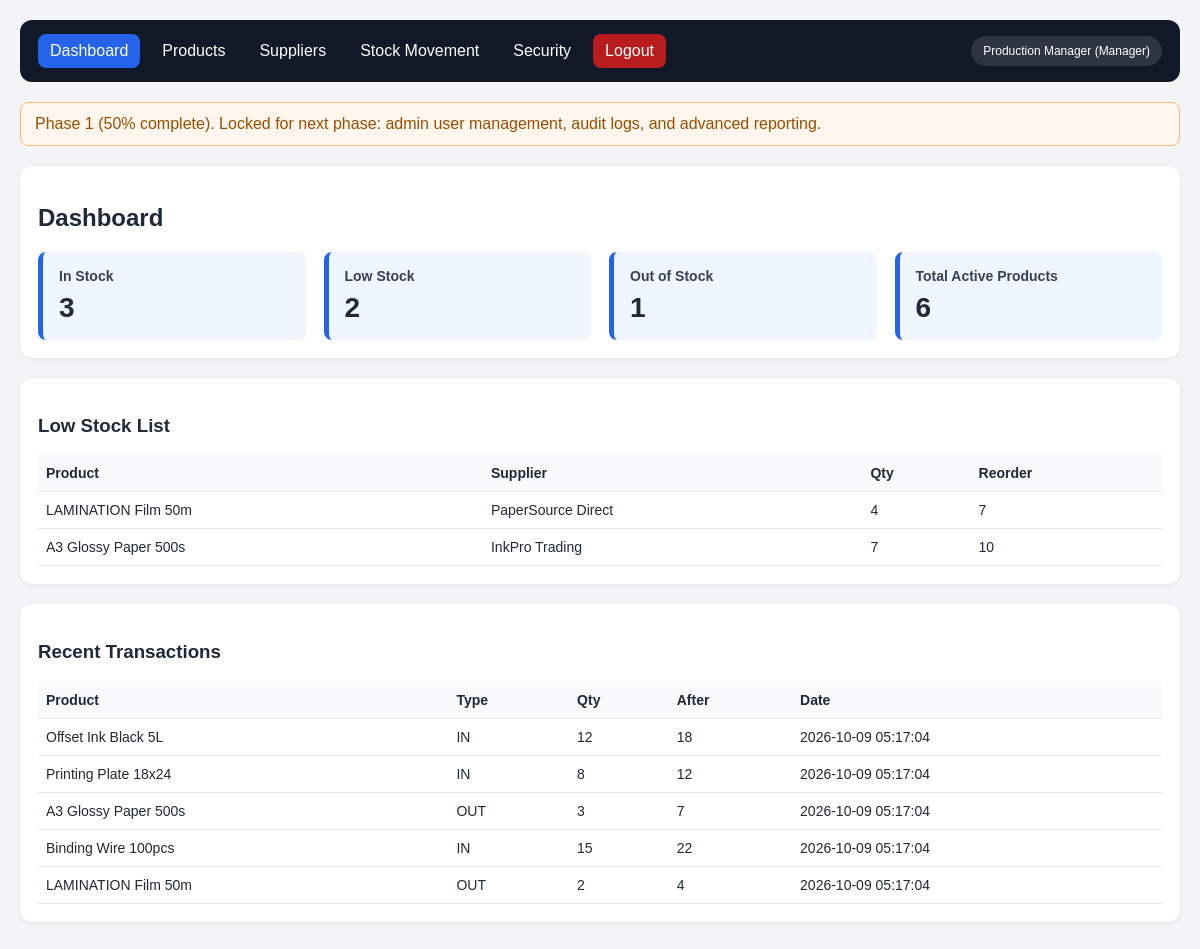
/ (signed in), run on the app's committed database.
### tables this page shows
CREATE TABLE PRODUCTS (
    id INT AUTO_INCREMENT PRIMARY KEY,
    supplier_id INT NOT NULL,
    name VARCHAR(150) NOT NULL,
    sku VARCHAR(100) NOT NULL UNIQUE,
    quantity INT NOT NULL DEFAULT 0,
    reorder_level INT NOT NULL DEFAULT 5,
    is_active TINYINT(1) NOT NULL DEFAULT 1,
    created_at TIMESTAMP DEFAULT CURRENT_TIMESTAMP,
    CONSTRAINT fk_products_supplier FOREIGN KEY (supplier_id) REFERENCES SUPPLIERS(id)
);

CREATE TABLE SUPPLIERS (
    id INT AUTO_INCREMENT PRIMARY KEY,
    name VARCHAR(150) NOT NULL,
    contact_person VARCHAR(100) DEFAULT NULL,
    phone VARCHAR(30) DEFAULT NULL,
    email VARCHAR(100) DEFAULT NULL,
    is_active TINYINT(1) NOT NULL DEFAULT 1,
    created_at TIMESTAMP DEFAULT CURRENT_TIMESTAMP
);

CREATE TABLE TRANSACTION_HISTORY (
    id INT AUTO_INCREMENT PRIMARY KEY,
    product_id INT NOT NULL,
    type ENUM('IN', 'OUT') NOT NULL,
    quantity INT NOT NULL,
    before_quantity INT NOT NULL,
    after_quantity INT NOT NULL,
    notes VARCHAR(255) DEFAULT NULL,
    user_id INT NOT NULL,
    created_at TIMESTAMP DEFAULT CURRENT_TIMESTAMP,
    CONSTRAINT fk_history_product FOREIGN KEY (product_id) REFERENCES PRODUCTS(id),
    CONSTRAINT fk_history_user FOREIGN KEY (user_id) REFERENCES USERS(id)
);

### index.php (the view, shortened to what this page needs)
<?php
require_once __DIR__ . '/functions.php';
$db = getDb();
$error = null;
$message = null;
$page = $_GET['page'] ?? 'dashboard';
if ($page === 'security') {
    $account = getUserById($db, (int) $_SESSION['user_id']);
    $twoFactorEnabled = $account && (int) $account['totp_enabled'] === 1;
    $content = '<div class="card"><h2>Account security</h2>';
    if ($message) { $content .= '<div class="alert success">' . e($message) . '</div>'; }
    if ($error) { $content .= '<div class="alert error">' . e($error) . '</div>'; }
    $content .= '<p>Two-factor authentication is optional. Turn it on for this account here; repeat these steps with each demo account you want to protect.</p>';
    if ($twoFactorEnabled) {
        $content .= '<p>Two-factor authentication is <strong>enabled</strong> for this account.</p>';
        $content .= '<h3>Turn off two-factor authentication</h3>';
        $content .= '<p class="muted">Confirm with your account password and a current authenticator code.</p>';
        $content .= '<form method="post">
            <input type="hidden" name="csrf_token" value="' . e(csrfToken()) . '">
            <div class="field"><label for="disable_password">Current password</label><input id="disable_password" type="password" name="current_password" required autocomplete="current-password"></div>
            <div class="field"><label for="disable_code">Authenticator code</label><input id="disable_code" type="text" name="totp_code" inputmode="numeric" pattern="[0-9]{6}" maxlength="6" required autocomplete="one-time-code"></div>
            <button type="submit" name="disable_totp" class="btn danger">Turn off 2FA</button>
        </form>';
    } elseif (!empty($_SESSION['totp_setup_secret'])) {
        $secret = (string) $_SESSION['totp_setup_secret'];
        $label = rawurlencode('CSE1 Inventory:' . $account['email']);
        $otpauthUri = 'otpauth://totp/' . $label . '?secret=' . rawurlencode($secret) . '&issuer=CSE1%20Inventory&algorithm=SHA1&digits=6&period=30';
        $content .= '<p>Scan this QR code with your authenticator app. Keep it private; anyone who scans it can generate sign-in codes for your account.</p>
            <div id="totp-qr" class="qr-code" role="img" aria-label="Authenticator setup QR code" data-qr-value="' . e($otpauthUri) . '"></div>
            <p class="muted">If you cannot scan the QR code, choose manual setup in your authenticator app and enter these details:</p>
            <ul><li>Account: ' . e($account['email']) . '</li><li>Setup key: <code>' . e($secret) . '</code></li><li>Type: time-based (TOTP)</li></ul>
            <p id="totp-qr-error" class="alert error" hidden>The QR code could not be displayed. Use the setup key above instead.</p>
            <form method="post">
                <input type="hidden" name="csrf_token" value="' . e(csrfToken()) . '">
                <div class="field"><label for="setup_code">Verify setup with an authenticator code</label><input id="setup_code" type="text" name="totp_code" inputmode="numeric" pattern="[0-9]{6}" maxlength="6" required autocomplete="one-time-code"></div>
                <button type="submit" name="confirm_totp_setup" class="btn">Verify and enable 2FA</button>
            </form>
            <script src="assets/vendor/qrcode.js"></script>
            <script src="assets/vendor/qrcode_UTF8.js"></script>
            <script>
                (function () {
                    var target = document.getElementById("totp-qr");
                    var fallback = document.getElementById("totp-qr-error");
                    try {
                        var qr = qrcode(0, "M");
                        qr.addData(target.getAttribute("data-qr-value"), "Byte");
                        qr.make();
                        target.innerHTML = qr.createSvgTag(5, 4);
                    } catch (error) {
                        fallback.hidden = false;
                    }
                }());
            </script>';
    } else {
        $content .= '<p>Two-factor authentication is <strong>off</strong> for this account.</p>';
        $content .= '<p>Use an authenticator app such as Google Authenticator, Microsoft Authenticator, or Authy. Setup requires your current password.</p>';
        $content .= '<form method="post">
            <input type="hidden" name="csrf_token" value="' . e(csrfToken()) . '">
            <div class="field"><label for="setup_password">Current password</label><input id="setup_password" type="password" name="current_password" required autocomplete="current-password"></div>
            <button type="submit" name="begin_totp_setup" class="btn">Enable 2FA for this account</button>
        </form>';
    }
    $content .= '</div>';
} else {
    $stats = getDashboardStats($db);
    $lowStock = getLowStockList($db);
    $latest = getRecentTransactions($db, 5);
    $content = '<div class="notice">Phase 1 (50% complete). Locked for next phase: admin user management, audit logs, and advanced reporting.</div>';
    $content .= '<div class="card"><h2>Dashboard</h2>';
    $content .= '<div class="grid two-col"><div class="stat"><h3>In Stock</h3><div class="value">' . $stats['in_stock'] . '</div></div><div class="stat"><h3>Low Stock</h3><div class="value">' . $stats['low_stock'] . '</div></div><div class="stat"><h3>Out of Stock</h3><div class="value">' . $stats['out_of_stock'] . '</div></div><div class="stat"><h3>Total Active Products</h3><div class="value">' . $stats['total'] . '</div></div></div></div>';
    $content .= '<div class="card"><h3>Low Stock List</h3><table><thead><tr><th>Product</th><th>Supplier</th><th>Qty</th><th>Reorder</th></tr></thead><tbody>';
    if (empty($lowStock)) {
        $content .= '<tr><td colspan="4" class="muted">No low-stock items.</td></tr>';
    } else {
        foreach ($lowStock as $row) {
            $content .= '<tr><td>' . e($row['name']) . '</td><td>' . e($row['supplier_name']) . '</td><td>' . (int) $row['quantity'] . '</td><td>' . (int) $row['reorder_level'] . '</td></tr>';
        }
    }
    $content .= '</tbody></table></div>';
    $content .= '<div class="card"><h3>Recent Transactions</h3><table><thead><tr><th>Product</th><th>Type</th><th>Qty</th><th>After</th><th>Date</th></tr></thead><tbody>';
    if (empty($latest)) {
        $content .= '<tr><td colspan="5" class="muted">No transactions yet.</td></tr>';
    } else {
        foreach ($latest as $row) {
            $content .= '<tr><td>' . e($row['product_name']) . '</td><td>' . e($row['type']) . '</td><td>' . (int) $row['quantity'] . '</td><td>' . (int) $row['after_quantity'] . '</td><td>' . e($row['created_at']) . '</td></tr>';
        }
    }
    $content .= '</tbody></table></div>';
}
$user = ['name' => $_SESSION['user_name'], 'role' => $_SESSION['user_role']];
echo renderLayout('Inventory System', $content, $page, $user);

### functions.php (shortened to what this page needs)
<?php
function e(string $value): string
{
    return htmlspecialchars($value ?? '', ENT_QUOTES, 'UTF-8');
}
function getDashboardStats(PDO $db): array
{
    $total = $db->query('SELECT COUNT(*) AS total FROM PRODUCTS WHERE is_active = 1')->fetch();
    $inStock = $db->query('SELECT COUNT(*) AS total FROM PRODUCTS WHERE is_active = 1 AND quantity > reorder_level')->fetch();
    $lowStock = $db->query('SELECT COUNT(*) AS total FROM PRODUCTS WHERE is_active = 1 AND quantity <= reorder_level AND quantity > 0')->fetch();
    $outOfStock = $db->query('SELECT COUNT(*) AS total FROM PRODUCTS WHERE is_active = 1 AND quantity = 0')->fetch();
    return [
        'total' => (int) ($total['total'] ?? 0),
        'in_stock' => (int) ($inStock['total'] ?? 0),
        'low_stock' => (int) ($lowStock['total'] ?? 0),
        'out_of_stock' => (int) ($outOfStock['total'] ?? 0),
    ];
}
function getLowStockList(PDO $db): array
{
    $stmt = $db->query(
        'SELECT p.id, p.name, p.quantity, p.reorder_level, s.name AS supplier_name ' .
        'FROM PRODUCTS p ' .
        'LEFT JOIN SUPPLIERS s ON s.id = p.supplier_id ' .
        'WHERE p.is_active = 1 AND p.quantity <= p.reorder_level AND p.quantity > 0 ' .
        'ORDER BY p.quantity ASC, p.name ASC LIMIT 10'
    );
    return $stmt->fetchAll();
}
function getRecentTransactions(PDO $db, int $limit = 8): array
{
    $stmt = $db->prepare(
        'SELECT th.*, p.name AS product_name, u.name AS user_name ' .
        'FROM TRANSACTION_HISTORY th ' .
        'LEFT JOIN PRODUCTS p ON p.id = th.product_id ' .
        'LEFT JOIN USERS u ON u.id = th.user_id ' .
        'ORDER BY th.created_at DESC LIMIT :limit'
    );
    $stmt->bindValue(':limit', $limit, PDO::PARAM_INT);
    $stmt->execute();
    return $stmt->fetchAll();
}
function renderNavbar(string $currentPage, array $user): string
{
    $nav = [
        'dashboard' => 'Dashboard',
        'products' => 'Products',
        'suppliers' => 'Suppliers',
        'stock' => 'Stock Movement',
        'security' => 'Security',
    ];
    $html = '<nav class="nav">';
    foreach ($nav as $page => $label) {
        $active = $currentPage === $page ? ' active' : '';
        $html .= '<a class="nav-item' . $active . '" href="index.php?page=' . $page . '">' . $label . '</a>';
    }
    $html .= '<a class="nav-item danger" href="index.php?logout=1">Logout</a>';
    $html .= '<span class="user-pill">' . e($user['name']) . ' (' . e($user['role']) . ')</span>';
    $html .= '</nav>';
    return $html;
}
function renderLayout(string $title, string $content, string $currentPage, array $user): string
{
    return '
    <!doctype html>
    <html lang="en">
    <head>
        <title>' . e($title) . '</title>
    </head>
    <body>
        <div class="container">
            ' . renderNavbar($currentPage, $user) . '
            ' . $content . '
        </div>
    </body>
    </html>';
}

### functions.php (style rules this page uses)
* { box-sizing: border-box; }
body { font-family: Arial, sans-serif; background: #f3f4f6; margin: 0; color: #1f2937; }
.container { max-width: 1200px; margin: 0 auto; padding: 20px; }
.nav { display: flex; flex-wrap: wrap; gap: 10px; padding: 14px 18px; background: #111827; color: white; border-radius: 12px; margin-bottom: 20px; }
.nav-item { color: white; text-decoration: none; padding: 8px 12px; border-radius: 8px; }
.nav-item.active { background: #2563eb; }
.nav-item.danger { background: #b91c1c; }
.user-pill { margin-left: auto; align-self: center; background: rgba(255,255,255,0.12); border-radius: 999px; padding: 8px 12px; font-size: 12px; }
.card { background: white; border-radius: 12px; box-shadow: 0 1px 5px rgba(0,0,0,0.08); padding: 18px; margin-bottom: 20px; }
.grid { display: grid; gap: 18px; }
.two-col { grid-template-columns: repeat(auto-fit, minmax(250px, 1fr)); }
.stat { background: #eff6ff; border-left: 5px solid #2563eb; padding: 16px; border-radius: 8px; }
.stat h3 { margin: 0 0 8px; font-size: 14px; color: #374151; }
.stat .value { font-size: 28px; font-weight: bold; }
.notice { background: #fff7ed; border: 1px solid #fdba74; color: #9a4d00; padding: 12px 14px; border-radius: 8px; margin-bottom: 20px; }
table { width: 100%; border-collapse: collapse; }
th, td { border-bottom: 1px solid #e5e7eb; padding: 10px 8px; text-align: left; font-size: 14px; }
th { background: #f9fafb; }

### data on the page
products: name "LAMINATION Film 50m", supplier.name "PaperSource Direct", quantity "4", reorder_level "7"
products: name "A3 Glossy Paper 500s", supplier.name "InkPro Trading", quantity "7", reorder_level "10"
transaction_history: product.name "Offset Ink Black 5L", type "IN", quantity "12", after_quantity "18", created_at "2026-10-09 05:17:04"
transaction_history: product.name "Printing Plate 18x24", type "IN", quantity "8", after_quantity "12", created_at "2026-10-09 05:17:04"
transaction_history: product.name "A3 Glossy Paper 500s", type "OUT", quantity "3", after_quantity "7", created_at "2026-10-09 05:17:04"
transaction_history: product.name "Binding Wire 100pcs", type "IN", quantity "15", after_quantity "22", created_at "2026-10-09 05:17:04"
transaction_history: product.name "LAMINATION Film 50m", type "OUT", quantity "2", after_quantity "4", created_at "2026-10-09 05:17:04"

### other printed values
$label "Dashboard"
$label "Products"
$label "Suppliers"
$label "Stock Movement"
$label "Security"
$user['name'] "Production Manager"
$user['role'] "Manager"
$stats['in_stock'] "3"
$stats['low_stock'] "2"
$stats['out_of_stock'] "1"
$stats['total'] "6"
